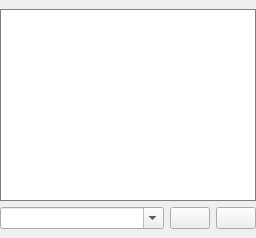
  <widget class="QDockWidget" name="dockConsole">
   <property name="features">
    <set>QDockWidget::AllDockWidgetFeatures</set>
   </property>
   <property name="windowTitle">
    <string>Console</string>
   </property>
   <attribute name="dockWidgetArea">
    <number>2</number>
   </attribute>
   <widget class="QWidget" name="dockWidgetContents_4">
    <layout class="QVBoxLayout" name="verticalLayout_24">
     <property name="leftMargin">
      <number>0</number>
     </property>
     <property name="rightMargin">
      <number>0</number>
     </property>
     <item>
      <widget class="QFrame" name="fraConsole">
       <property name="frameShape">
        <enum>QFrame::NoFrame</enum>
       </property>
       <layout class="QVBoxLayout" name="verticalLayout_14">
        <property name="leftMargin">
         <number>0</number>
        </property>
        <property name="topMargin">
         <number>0</number>
        </property>
        <property name="rightMargin">
         <number>0</number>
        </property>
        <property name="bottomMargin">
         <number>0</number>
        </property>
        <item>
         <widget class="QPlainTextEdit" name="txtConsole">
          <property name="minimumSize">
           <size>
            <width>0</width>
            <height>1</height>
           </size>
          </property>
          <property name="font">
           <font>
            <pointsize>9</pointsize>
           </font>
          </property>
          <property name="styleSheet">
           <string notr="true">#txtConsole {
	border: 1px solid gray;
}</string>
          </property>
          <property name="readOnly">
           <bool>true</bool>
          </property>
         </widget>
        </item>
        <item>
         <layout class="QHBoxLayout" name="horizontalLayout_7" stretch="1,0,0">
          <item>
           <widget class="ComboBox" name="cboCommand">
            <property name="editable">
             <bool>true</bool>
            </property>
            <property name="maxCount">
             <number>20</number>
            </property>
            <property name="insertPolicy">
             <enum>QComboBox::InsertAtTop</enum>
            </property>
            <property name="sizeAdjustPolicy">
             <enum>QComboBox::AdjustToMinimumContentsLength</enum>
            </property>
           </widget>
          </item>
          <item>
           <widget class="QPushButton" name="cmdCommandSend">
            <property name="toolTip">
             <string>Send command</string>
            </property>
            <property name="icon">
             <iconset resource="images.qrc">
              <normaloff>:/images/send_1.png</normaloff>:/images/send_1.png</iconset>
            </property>
            <property name="iconSize">
             <size>
              <width>16</width>
              <height>16</height>
             </size>
            </property>
           </widget>
          </item>
          <item>
           <widget class="QPushButton" name="cmdClearConsole">
            <property name="toolTip">
             <string>Clear console</string>
            </property>
            <property name="icon">
             <iconset resource="images.qrc">
              <normaloff>:/images/erase_1.png</normaloff>:/images/erase_1.png</iconset>
            </property>
            <property name="iconSize">
             <size>
              <width>16</width>
              <height>16</height>
             </size>
            </property>
           </widget>
          </item>
         </layout>
        </item>
       </layout>
      </widget>
     </item>
    </layout>
   </widget>
  </widget>
